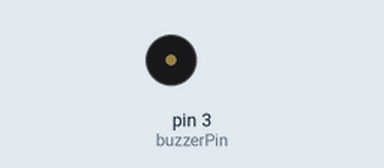
This sketch was run on a simulated Arduino Uno, built with avr-gcc and run on an emulated ATmega328P. Parts: buzzer (waves = sounding).

Above: at 0.1 s.
Timing chart, 0 to 1.6 s (numbered marks = the images above):
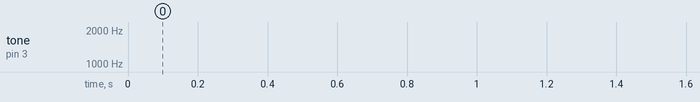

The sketch:

passive_buzzer.ino
```cpp
const int buzzerPin = 3; // Connected to the passive buzzer

void setup() {
  pinMode(buzzerPin, OUTPUT);
}

void loop() {
  // --- UPWARD SWEEP ---
  // Frequency increases from 600Hz to 1200Hz
  for (int freq = 600; freq <= 1200; freq++) {
    tone(buzzerPin, freq);
    delay(2); // Controls the speed of the "climb"
  }

  // --- DOWNWARD SWEEP ---
  // Frequency decreases from 1200Hz to 600Hz
  for (int freq = 1200; freq >= 600; freq--) {
    tone(buzzerPin, freq);
    delay(2); // Controls the speed of the "fall"
  }
}
```
